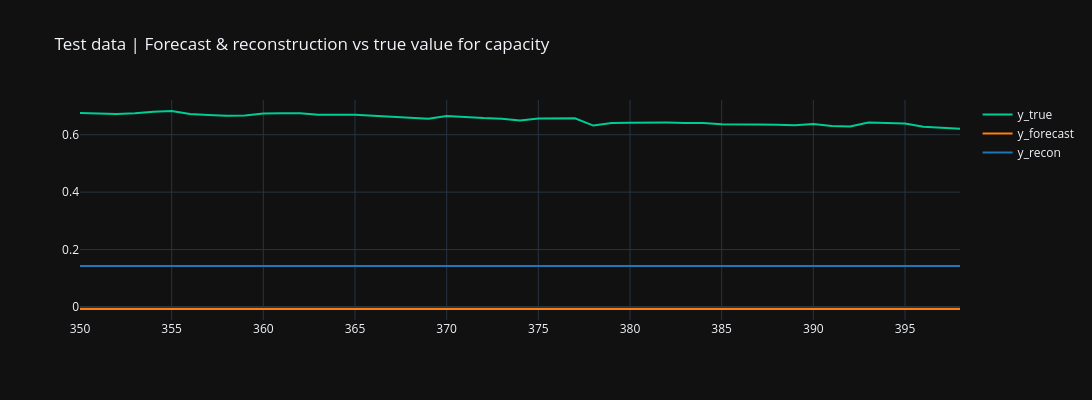
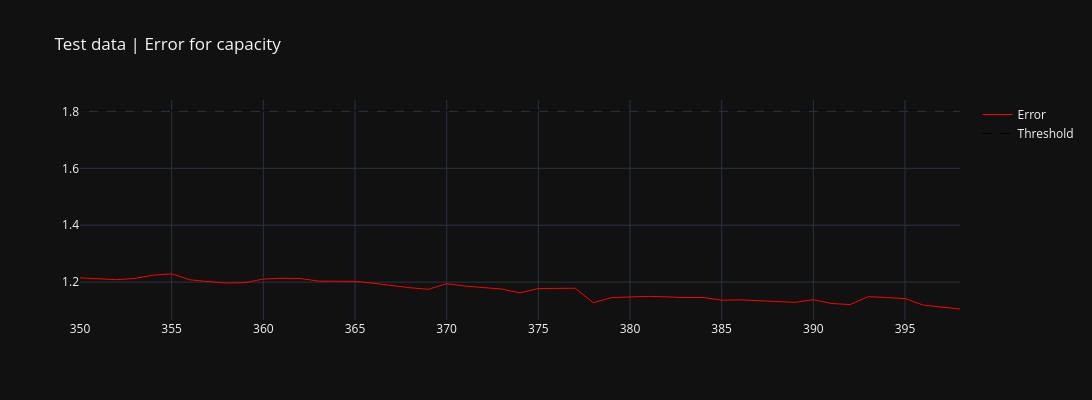
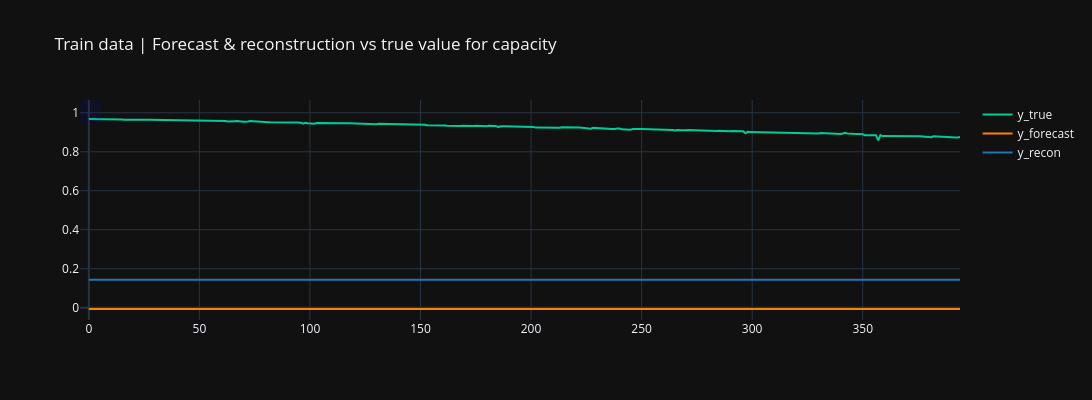
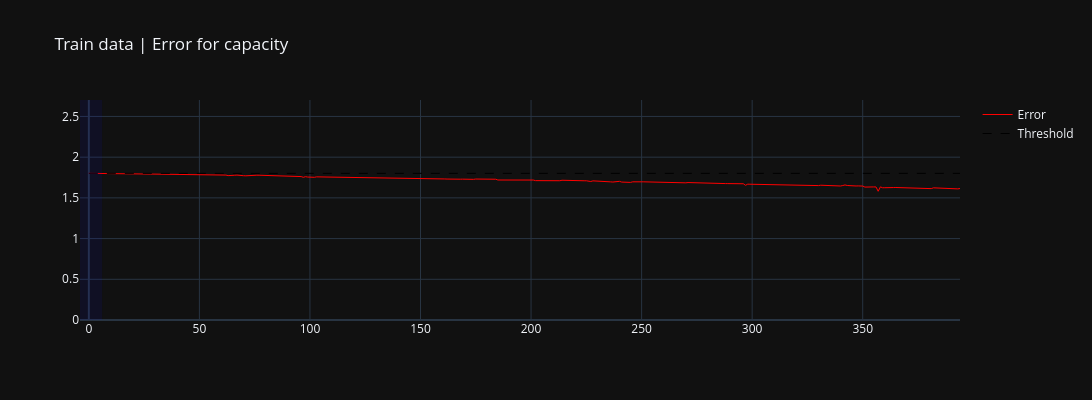

These figures' notebook cell, in order:
### Markdown cell above
## Interactive plot 
- Interactive plot of forecastings, reconstructions,actual values, errors, etc of the specified feature.
- Params:
    - ```feature```: which feature to visualize
    - ```plot_train```: whether to also plot for train set
    - ```plot_errors```: whether to plot anomaly scores (error) for the feature
    - ```plot_feature_anom```: if True, the feature-wise threshold and anomaly prediction is included
    - ```start```: start index of dataset
    - ```end```: end index of dataset

If ```plot_feature_anom``` is set to True:
- Predicted anomalies (for the particular feature) are visualized by a light blue rectangle.
- As we only predict one feature for SMAP and MSL, the actual (true) anomalies are included using a red rectangle, making correctly predicted anomalies purple.

### Code cell
plotter.plot_feature(
    feature=0, 
    plot_train=True, 
    plot_errors=True, 
    plot_feature_anom=True,
    start=350, 
    end=3000
)

### Figure 1 — Plotly figure (JSON) as saved in the notebook; plotly's stock layout.template omitted (floating-point values rounded to 4 significant figures)
{"data": [{"line": {"color": "rgb(0, 204, 150, 0.5)", "width": 2}, "name": "y_true", "x": [350, 351, 352, 353, 354, 355, 356, 357, 358, 359, 360, 361, 362, 363, 364, 365, 366, 367, 368, 369, 370, 371, 372, 373, 374, 375, 376, 377, 378, 379, 380, 381, 382, 383, 384, 385, 386, 387, 388, 389, 390, 391, 392, 393, 394, 395, 396, 397, 398], "y": [0.6756, 0.6738, 0.6724, 0.6746, 0.6803, 0.6825, 0.6721, 0.669, 0.6663, 0.6671, 0.6735, 0.6749, 0.6744, 0.6699, 0.6699, 0.6694, 0.6661, 0.6619, 0.6582, 0.6554, 0.6653, 0.6611, 0.658, 0.6559, 0.6493, 0.6567, 0.657, 0.6573, 0.6318, 0.6409, 0.642, 0.643, 0.6421, 0.6409, 0.641, 0.6363, 0.6369, 0.6359, 0.6345, 0.6325, 0.6372, 0.6305, 0.6286, 0.6425, 0.641, 0.6392, 0.6276, 0.6238, 0.6208], "type": "scatter"}, {"line": {"color": "rgb(255, 127, 14, 1)", "width": 2}, "name": "y_forecast", "x": [350, 351, 352, 353, 354, 355, 356, 357, 358, 359, 360, 361, 362, 363, 364, 365, 366, 367, 368, 369, 370, 371, 372, 373, 374, 375, 376, 377, 378, 379, 380, 381, 382, 383, 384, 385, 386, 387, 388, 389, 390, 391, 392, 393, 394, 395, 396, 397, 398], "y": [-0.006979, -0.006979, -0.006979, -0.006979, -0.006979, -0.006979, -0.006979, -0.006979, -0.006979, -0.006979, -0.006979, -0.006979, -0.006979, -0.006979, -0.006979, -0.006979, -0.006979, -0.006979, -0.006979, -0.006979, -0.006979, -0.006979, -0.006979, -0.006979, -0.006979, -0.006979, -0.006979, -0.006979, -0.006979, -0.006979, -0.006979, -0.006979, -0.006979, -0.006979, -0.006979, -0.006979, -0.00698, -0.00698, -0.006979, -0.00698, -0.006979, -0.00698, -0.006979, -0.006979, -0.00698, -0.00698, -0.00698, -0.00698, -0.00698], "type": "scatter"}, {"line": {"color": "rgb(31, 119, 180, 1)", "width": 2}, "name": "y_recon", "x": [350, 351, 352, 353, 354, 355, 356, 357, 358, 359, 360, 361, 362, 363, 364, 365, 366, 367, 368, 369, 370, 371, 372, 373, 374, 375, 376, 377, 378, 379, 380, 381, 382, 383, 384, 385, 386, 387, 388, 389, 390, 391, 392, 393, 394, 395, 396, 397, 398], "y": [0.1431, 0.1431, 0.1431, 0.1431, 0.1431, 0.1431, 0.1431, 0.1431, 0.1431, 0.1431, 0.1431, 0.1431, 0.1431, 0.1431, 0.1431, 0.1431, 0.1431, 0.1431, 0.1431, 0.1431, 0.1431, 0.1431, 0.1431, 0.1431, 0.1431, 0.1431, 0.1431, 0.1431, 0.1431, 0.1431, 0.1431, 0.1431, 0.1431, 0.1431, 0.1431, 0.1431, 0.1431, 0.1431, 0.1431, 0.1431, 0.1431, 0.1431, 0.1431, 0.1431, 0.1431, 0.1431, 0.1431, 0.1431, 0.1431], "type": "scatter"}], "layout": {"height": 400, "showlegend": true, "title": {"text": "Test data | Forecast & reconstruction vs true value for capacity "}, "width": 1100}}

### Figure 2 — Plotly figure (JSON) as saved in the notebook; plotly's stock layout.template omitted (floating-point values rounded to 4 significant figures)
{"data": [{"line": {"color": "red", "width": 1}, "name": "Error", "x": [350, 351, 352, 353, 354, 355, 356, 357, 358, 359, 360, 361, 362, 363, 364, 365, 366, 367, 368, 369, 370, 371, 372, 373, 374, 375, 376, 377, 378, 379, 380, 381, 382, 383, 384, 385, 386, 387, 388, 389, 390, 391, 392, 393, 394, 395, 396, 397, 398], "y": [1.215, 1.211, 1.209, 1.213, 1.225, 1.229, 1.208, 1.202, 1.197, 1.198, 1.211, 1.214, 1.213, 1.204, 1.204, 1.203, 1.196, 1.188, 1.18, 1.175, 1.195, 1.186, 1.18, 1.176, 1.163, 1.177, 1.178, 1.179, 1.127, 1.146, 1.148, 1.15, 1.148, 1.146, 1.146, 1.136, 1.138, 1.136, 1.133, 1.129, 1.138, 1.125, 1.121, 1.149, 1.146, 1.142, 1.119, 1.112, 1.106], "type": "scatter"}, {"line": {"color": "black", "dash": "dash", "width": 1}, "name": "Threshold", "x": [350, 351, 352, 353, 354, 355, 356, 357, 358, 359, 360, 361, 362, 363, 364, 365, 366, 367, 368, 369, 370, 371, 372, 373, 374, 375, 376, 377, 378, 379, 380, 381, 382, 383, 384, 385, 386, 387, 388, 389, 390, 391, 392, 393, 394, 395, 396, 397, 398], "y": [1.801, 1.801, 1.801, 1.801, 1.801, 1.801, 1.801, 1.801, 1.801, 1.801, 1.801, 1.801, 1.801, 1.801, 1.801, 1.801, 1.801, 1.801, 1.801, 1.801, 1.801, 1.801, 1.801, 1.801, 1.801, 1.801, 1.801, 1.801, 1.801, 1.801, 1.801, 1.801, 1.801, 1.801, 1.801, 1.801, 1.801, 1.801, 1.801, 1.801, 1.801, 1.801, 1.801, 1.801, 1.801, 1.801, 1.801, 1.801, 1.801], "type": "scatter"}], "layout": {"height": 400, "title": {"text": "Test data | Error for capacity"}, "width": 1100}}

### Figure 3 — Plotly figure (JSON) as saved in the notebook; plotly's stock layout.template omitted (floating-point values rounded to 4 significant figures; data arrays with more than 128 entries replaced by an {"elided": "..."} marker saying what was removed)
{"data": [{"line": {"color": "rgb(0, 204, 150, 0.5)", "width": 2}, "name": "y_true", "x": {"elided": "395 int values"}, "y": {"elided": "395 float values"}, "type": "scatter"}, {"line": {"color": "rgb(255, 127, 14, 1)", "width": 2}, "name": "y_forecast", "x": {"elided": "395 int values"}, "y": {"elided": "395 float values"}, "type": "scatter"}, {"line": {"color": "rgb(31, 119, 180, 1)", "width": 2}, "name": "y_recon", "x": {"elided": "395 int values"}, "y": {"elided": "395 float values"}, "type": "scatter"}], "layout": {"height": 400, "shapes": [{"fillcolor": "blue", "line": {"width": 0}, "opacity": 0.08, "type": "rect", "x0": -4, "x1": 6, "y0": 0.9443, "y1": 1.066}], "showlegend": true, "title": {"text": "Train data | Forecast & reconstruction vs true value for capacity "}, "width": 1100}}

### Figure 4 — Plotly figure (JSON) as saved in the notebook; plotly's stock layout.template omitted (floating-point values rounded to 4 significant figures; data arrays with more than 128 entries replaced by an {"elided": "..."} marker saying what was removed)
{"data": [{"line": {"color": "red", "width": 1}, "name": "Error", "x": {"elided": "395 int values"}, "y": {"elided": "395 float values"}, "type": "scatter"}, {"line": {"color": "black", "dash": "dash", "width": 1}, "name": "Threshold", "x": {"elided": "395 int values"}, "y": {"elided": "395 float values"}, "type": "scatter"}], "layout": {"height": 400, "shapes": [{"fillcolor": "blue", "line": {"width": 0}, "opacity": 0.08, "type": "rect", "x0": -4, "x1": 6, "y0": 0, "y1": 2.702}], "title": {"text": "Train data | Error for capacity"}, "width": 1100}}
